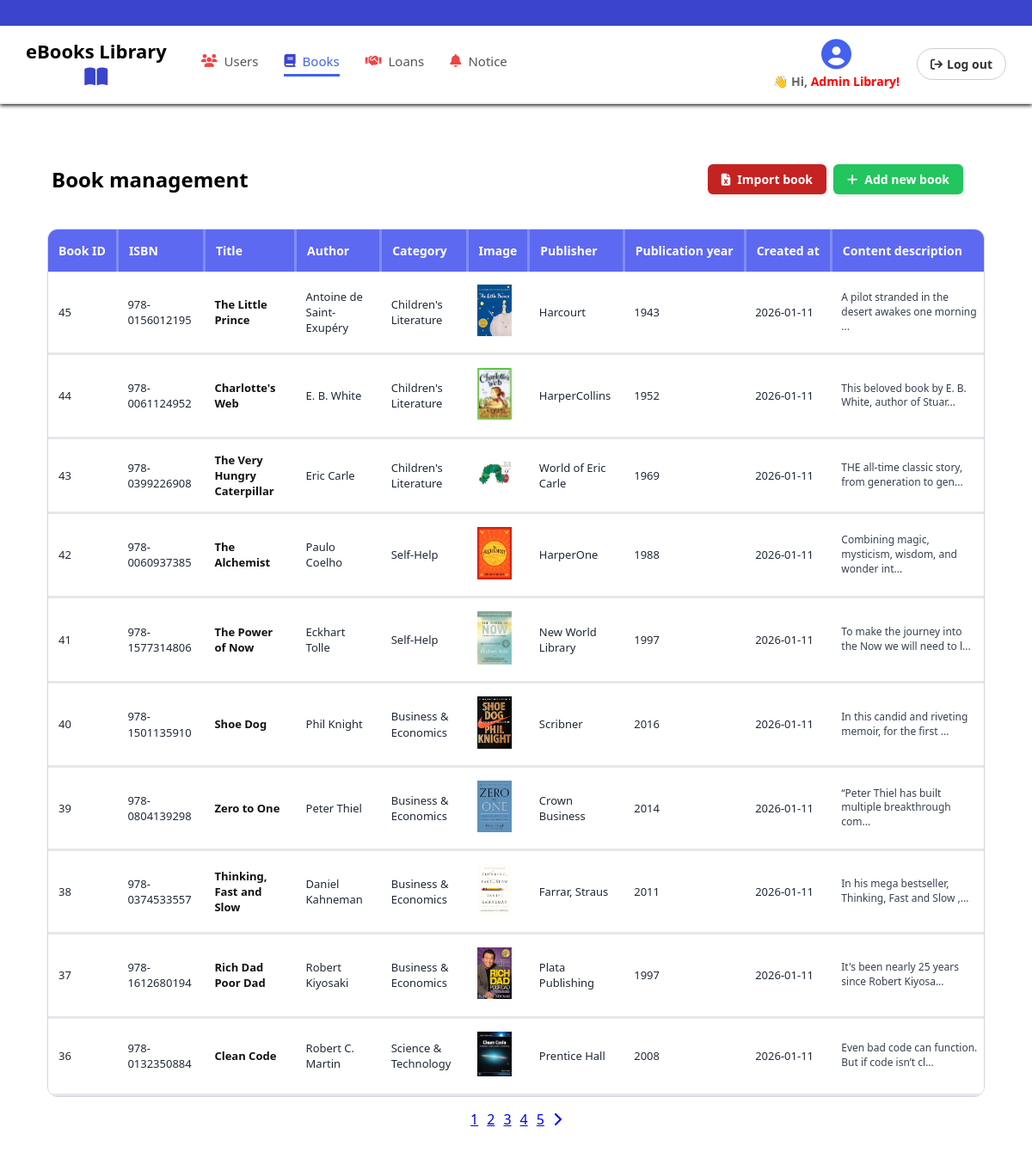
Screenshot of /admin/books (signed in) with the database file from the repository.
### tables this page shows
CREATE TABLE Books (
    book_id INT AUTO_INCREMENT PRIMARY KEY,
    isbn VARCHAR(20) NOT NULL UNIQUE,  
    title VARCHAR(255) NOT NULL,  
    author VARCHAR(100) NOT NULL,  
    publisher VARCHAR(100),  
    publication_year INT,  
    category_id INT,  
    image_url VARCHAR(255),
    description TEXT,
    created_at DATETIME DEFAULT CURRENT_TIMESTAMP,
    FOREIGN KEY (category_id) REFERENCES Categories (category_id) ON DELETE SET NULL
);

CREATE TABLE Categories (
    category_id INT AUTO_INCREMENT PRIMARY KEY,
    category_name VARCHAR(100) NOT NULL UNIQUE,  
    description TEXT
);

### app/controllers/AdminController.php (called while the page is built, shortened)
<?php
class AdminController extends Controller
{
    private $bookModel;
    public function __construct()
    {
        $this->bookModel = $this->model('Book');
    }
    public function books()
    {
        $limit = 10;
        $page = isset($_GET['page']) ? max(1, (int)$_GET['page']) : 1;
        $offset = ($page - 1) * $limit;
        $totalBooks = $this->bookModel->getTotalBookCount();
        $totalPages = ceil($totalBooks / $limit);
        $books = $this->bookModel->getBooksForAdminPaginated($limit, $offset);
        $data = [
            'books' => $books,
            'page_title' => 'Book Inventory Management',
            'pagination' => [
                'current_page' => $page,
                'total_pages' => $totalPages
            ]
        ];
        $this->view('admin/books/index', $data);
    }
}

### app/core/App.php (called while the page is built, shortened)
<?php
class App
{
    protected $method = 'index';
    protected function getUrl()
    {
        if (isset($_GET['url'])) {
            $url = rtrim($_GET['url'], '/');
            $url = filter_var($url, FILTER_SANITIZE_URL);
            $url = explode('/', $url);
            return $url;
        }
        return [];
    }
    public function __construct()
    {
        $url = $this->getUrl();
        if (isset($url[0]) && file_exists(APP_ROOT . '/app/controllers/' . ucfirst($url[0]) . 'Controller.php')) {
            unset($url[0]);
        } elseif (isset($url[0]) && !empty($url[0])) {
            die("Error 404: Controller '" . ucfirst($url[0]) . "Controller' not found. Check your filename and URL.");
        }
        $this->controller = new $this->controller;
        if (isset($url[1]) && method_exists($this->controller, $url[1])) {
            $this->method = $url[1];
            unset($url[1]);
        }
        $this->params = $url ? array_values($url) : [];
        call_user_func_array([$this->controller, $this->method], $this->params);
    }
}

### public/index.php (called while the page is built, shortened)
<?php
require_once '../app/core/Database.php';
require_once '../app/core/Controller.php';
require_once '../app/core/App.php';
$app = new App();

### app/models/Book.php (called while the page is built, shortened)
<?php
class Book
{
    private $db;
    public function __construct()
    {
        $this->db = Database::getInstance();
    }
    public function getBooksForAdminPaginated($limit, $offset)
    {
        $sql = "SELECT b.*, c.category_name, COUNT(bc.copy_id) as total_copies
                FROM Books b
                LEFT JOIN Categories c ON b.category_id = c.category_id
                LEFT JOIN BookCopies bc ON b.book_id = bc.book_id
                GROUP BY b.book_id
                ORDER BY b.book_id DESC
                LIMIT :limit OFFSET :offset";
        $stmt = $this->db->getConnection()->prepare($sql);
        $stmt->bindValue(':limit', (int)$limit, PDO::PARAM_INT);
        $stmt->bindValue(':offset', (int)$offset, PDO::PARAM_INT);
        $stmt->execute();
        return $stmt->fetchAll();
    }
}

### app/core/Database.php (called while the page is built, shortened)
<?php
class Database
{
    private static $instance = null;
    private $connection;
    private function __construct()
    {
        try {
            $this->connection = new PDO(
                "mysql:host=" . DB_HOST . ";dbname=" . DB_NAME . ";charset=utf8mb4",
                DB_USER,
                DB_PASS
            );
            $this->connection->setAttribute(PDO::ATTR_ERRMODE, PDO::ERRMODE_EXCEPTION);
            $this->connection->setAttribute(PDO::ATTR_DEFAULT_FETCH_MODE, PDO::FETCH_ASSOC);
        } catch (PDOException $e) {
            throw new Exception("Database Connection Failed: " . $e->getMessage());
        }
    }
    public static function getInstance()
    {
        if (self::$instance === null) {
            self::$instance = new self();
        }
        return self::$instance;
    }
    public function getConnection()
    {
        return $this->connection;
    }
}

### app/views/admin/books/index.php (the view, shortened to what this page needs)
<?php require APP_ROOT . '/app/views/admin/inc/header.php'; ?>
<main class="container">
    <div class="page-header">
        <h1>Book management</h1>
        <div class="page-header right">
            <button type="button" class="btn-export" id="btnOpenImportModal">
                <i class="fa-solid fa-file-excel"></i> Import book
            </button>
            <a href="<?php echo URL_ROOT; ?>/admin/add" style="text-decoration: none;">
                <button class="btn-add">
                    <i class="fa-solid fa-plus"></i>
                    Add new book
                </button>
            </a>
        </div>
    </div>
    <div class="table-wrapper">
        <table>
            <thead>
                <tr>
                    <th>Book ID</th>
                    <th>ISBN</th>
                    <th>Title</th>
                    <th>Author</th>
                    <th>Category</th>
                    <th>Image</th>
                    <th>Publisher</th>
                    <th>Publication year</th>
                    <th>Created at</th>
                    <th>Content description</th>
                </tr>
            </thead>
            <tbody>
                <?php if (!empty($data['books'])): ?>
                    <?php foreach ($data['books'] as $book): ?>
                        <tr>
                            <td><?php echo $book['book_id']; ?></td>
                            <td><?php echo $book['isbn']; ?></td>
                            <td class="font-bold"><?php echo htmlspecialchars($book['title']); ?></td>
                            <td><?php echo htmlspecialchars($book['author']); ?></td>
                            <td><?php echo htmlspecialchars($book['category_name']); ?></td>
                            <td class="url-text">
                                <?php if ($book['image_url']): ?>
                                    <img src="<?php echo URL_ROOT . '/images/books/' . $book['image_url']; ?>" alt="Cover" style="width: 40px; height: auto;">
                                <?php else: ?>
                                    <span>No Image</span>
                                <?php endif; ?>
                            </td>
                            <td><?php echo htmlspecialchars($book['publisher']); ?></td>
                            <td><?php echo $book['publication_year']; ?></td>
                            <td><?php echo date('Y-m-d', strtotime($book['created_at'])); ?></td>
                            <td class="desc-text">
                                <?php echo (strlen($book['description']) > 50) ? substr(htmlspecialchars($book['description']), 0, 50) . '...' : htmlspecialchars($book['description']); ?>
                            </td>
                        </tr>
                    <?php endforeach; ?>
                <?php else: ?>
                    <tr>
                        <td colspan="12" style="text-align: center;">No books found in database</td>
                    </tr>
                <?php endif; ?>
            </tbody>
        </table>
    </div>
    <?php if (isset($data['pagination']) && $data['pagination']['total_pages'] > 1): ?>
        <div class="pagination-container" style="margin-top: 10px; display: flex; justify-content: center; gap: 10px;">
            <?php
            $current = $data['pagination']['current_page'];
            $total = $data['pagination']['total_pages'];
            ?>
            <?php for ($i = 1; $i <= $total; $i++): ?>
                <a href="<?php echo URL_ROOT; ?>/admin/books?page=<?php echo $i; ?>"
                    class="page-btn <?php echo ($i == $current) ? 'active' : ''; ?>">
                    <?php echo $i; ?>
                </a>
            <?php endfor; ?>
            <?php if ($current < $total): ?>
                <a href="<?php echo URL_ROOT; ?>/admin/books?page=<?php echo $current + 1; ?>" class="page-btn nav-btn">
                    <i class="fa-solid fa-chevron-right"></i>
                </a>
            <?php endif; ?>
        </div>
    <?php endif; ?>
</main>
</body>
</html>

### public/css/admin.css (style rules this page uses)
* { margin: 0; padding: 0; box-sizing: border-box; }
body { font-family: 'Inter', sans-serif; background-color: #ffffff; color: #333; display: flex; flex-direction: column; min-height: 100vh; }
.page-header { display: flex; justify-content: space-between; align-items: center; margin: 20px 20px; }
.page-header h1 { font-size: 24px; font-weight: 600; color: #000; }
.page-header.right { gap: 8px; }
.btn-add { background-color: #22c55e; color: white; border: none; padding: 8px 16px; border-radius: 6px; font-weight: bold; font-size: 14px; cursor: pointer; display: flex; align-items: center; gap: 8px; box-shadow: 0 2px 4px rgba(0, 0, 0, 0.1); }
.btn-export { background-color: #c52222; color: white; border: none; padding: 8px 16px; border-radius: 6px; font-weight: bold; font-size: 14px; cursor: pointer; display: flex; align-items: center; gap: 8px; box-shadow: 0 2px 4px rgba(0, 0, 0, 0.1); }
.table-wrapper { margin: 15px; border: 1px solid #d1d5db; border-radius: 12px; overflow: hidden; overflow-x: auto; background: white; }
table { width: 100%; border-collapse: collapse; min-width: 1400px; }
thead tr { background-color: #5d69f1; color: white; text-align: left; font-size: 14px; font-weight: 600; }
th { padding: 15px 12px; border-right: 3px solid #818cf8; white-space: nowrap; }
tbody tr { border-bottom: 3px solid #e5e7eb; font-size: 13px; color: #1f2937; vertical-align: middle; }
td { padding: 15px 12px; line-height: 1.4; }
.font-bold { font-weight: 700; color: #111; }
.url-text { max-width: 150px; white-space: nowrap; overflow: hidden; text-overflow: ellipsis; color: #374151 }
.desc-text { font-size: 12px; color: #374151; }
.container { padding: 30px 40px; flex: 1; }
:root { --primary-blue: #4361ee; --light-bg: #f5f7fa; --card-bg: #dae4f5; --text-color: #333; --border-color: #ddd; }
* { box-sizing: border-box; margin: 0; padding: 0; font-family: 'Segoe UI', Tahoma, Geneva, Verdana, sans-serif; }
body { background-color: white; }

### rows the page displays
books: book_id "45", isbn "978-0156012195", title "The Little Prince", author "Antoine de Saint-Exupéry", category.category_name "Children's Literature", image_url (picture), publisher "Harcourt", publication_year "1943", created_at "2026-01-11", description "A pilot stranded in the desert awakes one morning"
books: book_id "44", isbn "978-0061124952", title "Charlotte's Web", author "E. B. White", category.category_name "Children's Literature", image_url (picture), publisher "HarperCollins", publication_year "1952", created_at "2026-01-11", description "This beloved book by E. B. White, author of Stuar"
books: book_id "43", isbn "978-0399226908", title "The Very Hungry Caterpillar", author "Eric Carle", category.category_name "Children's Literature", image_url (picture), publisher "World of Eric Carle", publication_year "1969", created_at "2026-01-11", description "THE all-time classic story, from generation to gen"
books: book_id "42", isbn "978-0060937385", title "The Alchemist", author "Paulo Coelho", category.category_name "Self-Help", image_url (picture), publisher "HarperOne", publication_year "1988", created_at "2026-01-11", description "Combining magic, mysticism, wisdom, and wonder int"
books: book_id "41", isbn "978-1577314806", title "The Power of Now", author "Eckhart Tolle", category.category_name "Self-Help", image_url (picture), publisher "New World Library", publication_year "1997", created_at "2026-01-11", description "To make the journey into the Now we will need to l"
books: book_id "40", isbn "978-1501135910", title "Shoe Dog", author "Phil Knight", category.category_name "Business & Economics", image_url (picture), publisher "Scribner", publication_year "2016", created_at "2026-01-11", description "In this candid and riveting memoir, for the first"
books: book_id "39", isbn "978-0804139298", title "Zero to One", author "Peter Thiel", category.category_name "Business & Economics", image_url (picture), publisher "Crown Business", publication_year "2014", created_at "2026-01-11", description "“Peter Thiel has built multiple breakthrough com"
books: book_id "38", isbn "978-0374533557", title "Thinking, Fast and Slow", author "Daniel Kahneman", category.category_name "Business & Economics", image_url (picture), publisher "Farrar, Straus", publication_year "2011", created_at "2026-01-11", description "In his mega bestseller, Thinking, Fast and Slow ,"
books: book_id "37", isbn "978-1612680194", title "Rich Dad Poor Dad", author "Robert Kiyosaki", category.category_name "Business & Economics", image_url (picture), publisher "Plata Publishing", publication_year "1997", created_at "2026-01-11", description "It's been nearly 25 years since Robert Kiyosa"
books: book_id "36", isbn "978-0132350884", title "Clean Code", author "Robert C. Martin", category.category_name "Science & Technology", image_url (picture), publisher "Prentice Hall", publication_year "2008", created_at "2026-01-11", description "Even bad code can function. But if code isn’t cl"
